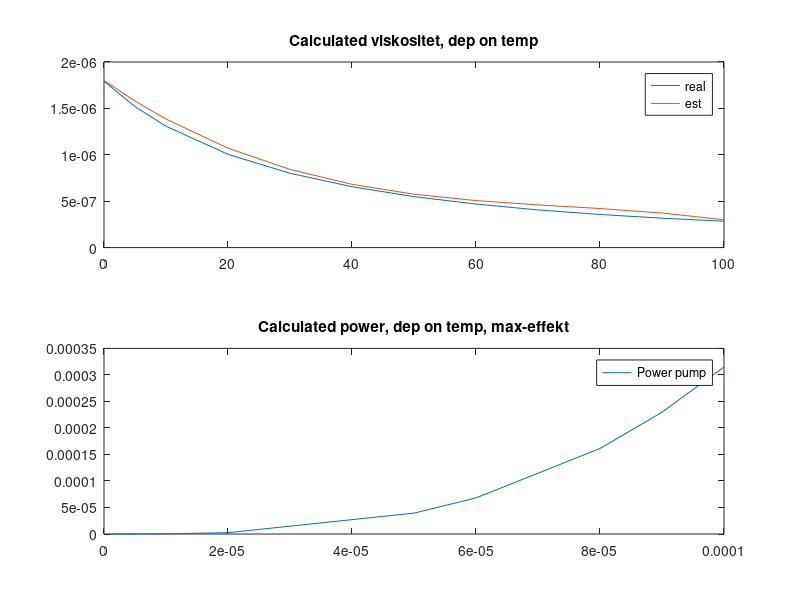

Here is the MATLAB script that generated this plot:
clear all
clc
%% INSERT POWER gives FLOW! this is maximum
F = [0.001 0.002 0.005 0.006 0.008 0.01 0.02 0.05 0.06 0.08 0.09 0.1]/(10^3);                         % flow 6[liter/min] gives 0.1/10^3[m^3/s]
P = 35;
%% Calculate pressure diff
d = 0.01;                               % [m]innerdiameter of the hose
A_inner = (d/2)^2*pi;                   % inner area of hose [m^2]
v = F(12)/A_inner;                          % velocity inside hose [m/s]
rho = 1000;                             % [kg/m^3]
L = 1.5;                                % [m] length of hose
eta = 0.87*0.94;                        % efficiensy
%viskositet [m/s^2]
visk = [1.792 1.519 1.308 1.005 .801 .656 .549 .469 .406 .357 .317 .284]./1000000;
temp = [0 5 10 20 30 40 50 60 70 80 90 100];

for i=1:length(temp)
    % Viskositet for water [m/s^2]
    est_visk(i) = (-2.6*10^-12)*temp(i)^3 + (5.8*10^-10)*temp(i)^2 - (4.7*10^-8)*temp(i) + (1.8*10^-6);
    % Reynholds tal
    Re(i) = (v*d) / est_visk(i);     % reinholds tal for each temp ((velocity * innerdiameter) / viskositet)
    % lambda
    lambda(i) = 0.316 / nthroot(Re(i),4);
    % diff_pressure
    Diffp(i) = (lambda(i)*rho*L*v^2)/2*d;
    % pump power dep on temp and flow? 
    for j=1:10
        P(i,j)=(F(j)*Diffp(i))/eta; 
    end
end
%%
for i=1:12
    Power(i) = (((lambda(7)*rho*L*(F(i)/A_inner)^2) / (2*d))*F(i) ) / rho;
end
%%
subplot(2,1,1)
plot(temp,visk)
hold on 
plot(temp,est_visk)
legend('real','est')
title('Calculated viskositet, dep on temp')

subplot(2,1,2)
% for i=1:j
% plot(temp,P(:,i))
% hold on
% end
plot(F,Power)
legend('Power pump')
title('Calculated power, dep on temp, max-effekt')